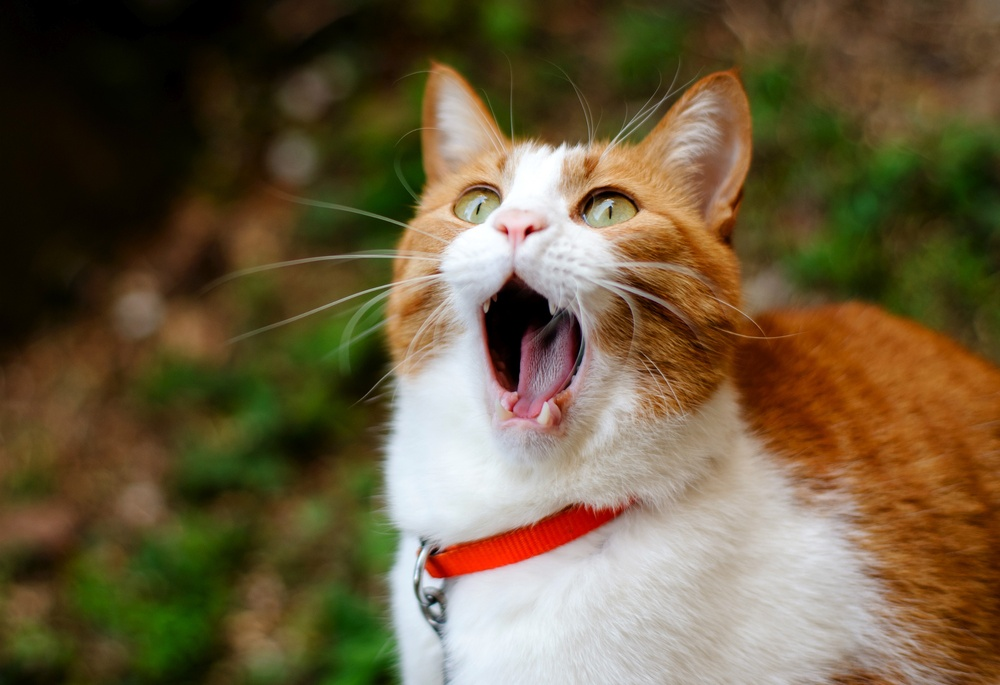
#> input picture notebook_7/cat.jpg, 1000 x 685 px, shrunk from 2600 x 1780 before the run
$ jupyter execute ind.ipynb
#> lines starting #> are read from the running program, lines starting #| are printed output that depends on the picture; after the words box and inside, x2 and y2 are one past the last pixel; in counts of white or black regions, pixels touching at a corner belong together
### Самостоятельная работа

У нас есть изображение, на котором необходимо заменить белый цвет на зеленый

[cell 1]
import cv2
import numpy as np
from matplotlib import pyplot as plt

[cell 2]
img = cv2.imread('cat.jpg')
#> img is the input picture: shape (685, 1000, 3); mean B, G, R 62, 91.1, 106.9
new_image = img.copy()

Определяем цвета, которые нужно заменить

в нашем случае-белый

[cell 3]
lower_range = np.array([200, 200, 200])
upper_range = np.array([250, 250, 250])

Cоздаем маску, выбирая пиксели изображения, которые находятся в диапазоне цветов, который мы хотим заменить.

Заменяем цвета, находящиеся под маской, на новый цвет (здесь - зеленый)

[cell 4]
mask = cv2.inRange(new_image, lower_range, upper_range)
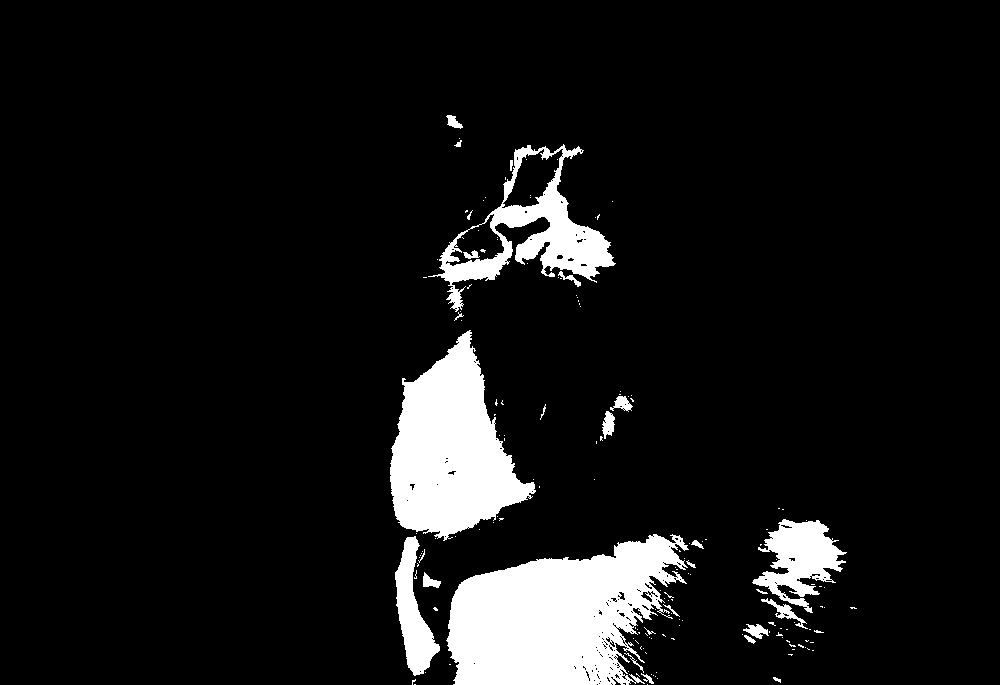
#> mask: shape (685, 1000); 8.6% white; 165 white regions (137 under 20 px), largest, box (x1, y1, x2, y2) and area: (446, 534, 689, 685) 24108, (390, 330, 536, 541) 17403, (428, 144, 616, 312) 8098
new_image[mask > 0] = (0, 255, 0)
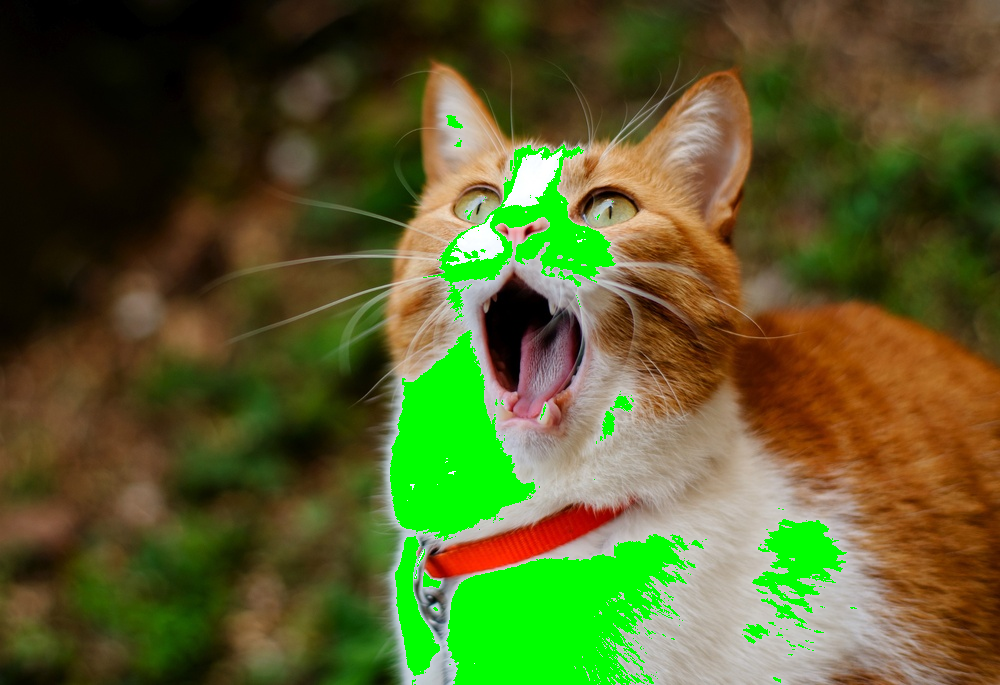
#> new_image: shape (685, 1000, 3); 8.63% of pixels changed, all inside (x1, y1, x2, y2) = (390, 115, 857, 685)

Визуализируем результаты обработки с помощью библиотеки matplotlib.

[cell 5]
plt.subplot(121)
plt.axis("off")
plt.imshow(img)
plt.title('Original')

plt.subplot(122)
plt.axis("off")
plt.imshow(new_image)
plt.title('Modified')

plt.show()
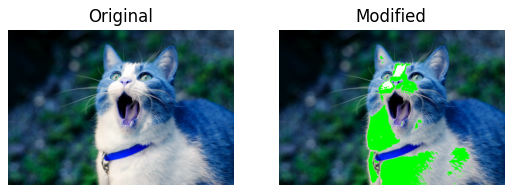
#> figure drawn by matplotlib, 2 panels; B, G, R data is drawn as R, G, B

$ run again, with notebook_7/car.jpg copied over notebook_7/cat.jpg
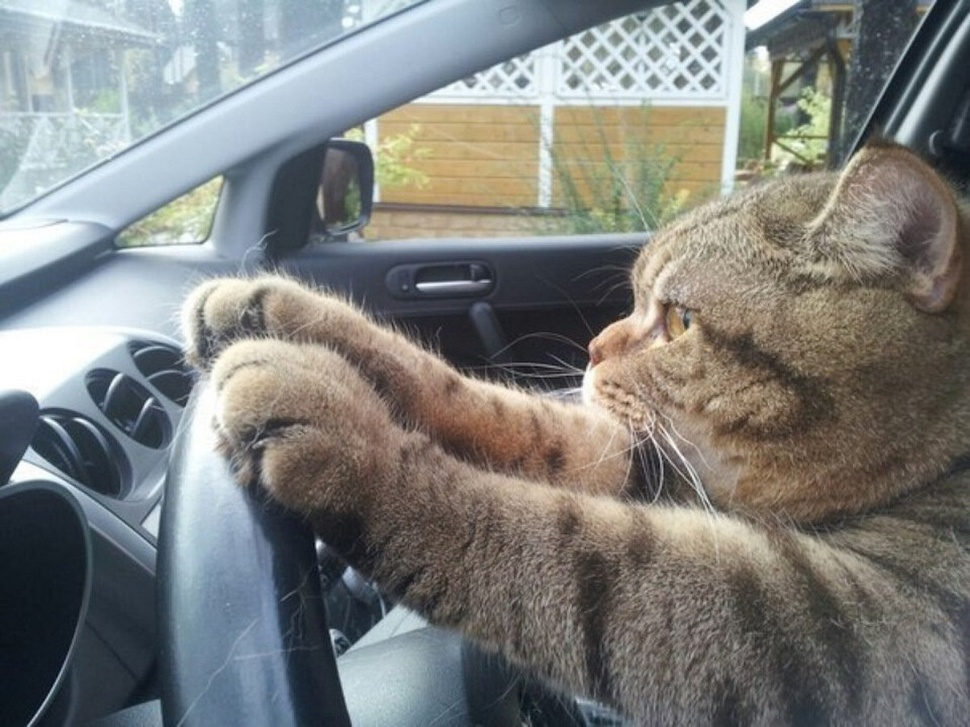
#> input picture notebook_7/car.jpg, 970 x 727 px, shrunk from 1200 x 900 before the run
#> img is the input picture: shape (727, 970, 3); mean B, G, R 124.7, 127.1, 125.6
#> `mask = cv2.inRange(new_image, lower_range, upper_range)`:
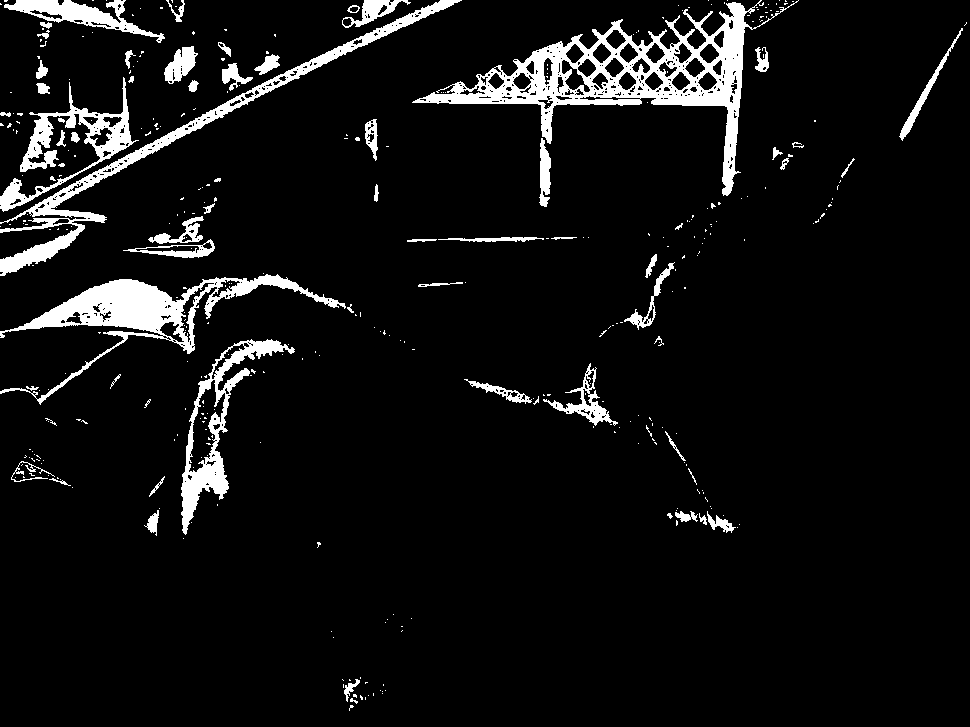
#> mask: shape (727, 970); 6.9% white; 372 white regions (308 under 20 px), largest, box (x1, y1, x2, y2) and area: (412, 0, 799, 196) 13559, (0, 274, 346, 405) 7858, (0, 0, 462, 276) 6437
#> new_image: shape (727, 970, 3); 6.89% of pixels changed, all inside (x1, y1, x2, y2) = (0, 0, 967, 711)
#> `plt.show()`:
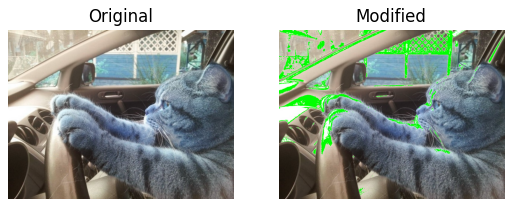
#> figure drawn by matplotlib, 2 panels; B, G, R data is drawn as R, G, B

$ run again, with notebook_7/image.jpg copied over notebook_7/cat.jpg
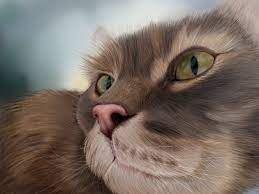
#> input picture notebook_7/image.jpg, 259 x 194 px
#> img is the input picture: shape (194, 259, 3); mean B, G, R 100.8, 109.2, 121.8
#> `mask = cv2.inRange(new_image, lower_range, upper_range)`:
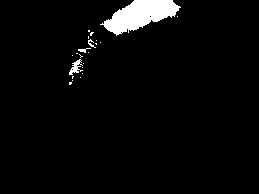
#> mask: shape (194, 259); 3.5% white; 22 white regions (18 under 20 px), largest, box (x1, y1, x2, y2) and area: (100, 0, 181, 36) 1557, (69, 59, 83, 75) 102, (78, 48, 91, 53) 29, (88, 39, 96, 48) 26
#> new_image: shape (194, 259, 3); 3.51% of pixels changed, all inside (x1, y1, x2, y2) = (69, 0, 181, 85)
#> `plt.show()`:
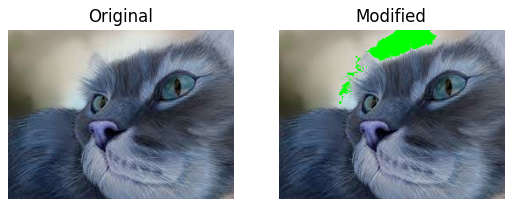
#> figure drawn by matplotlib, 2 panels; B, G, R data is drawn as R, G, B
